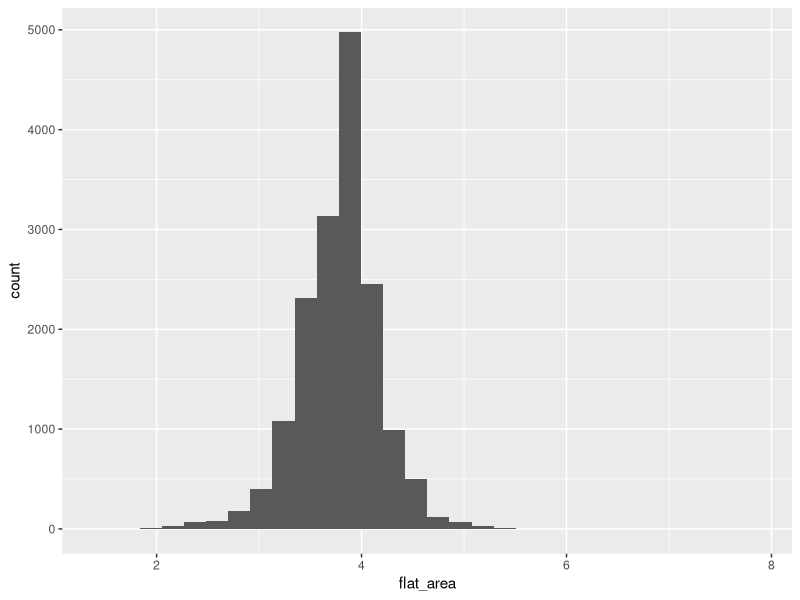
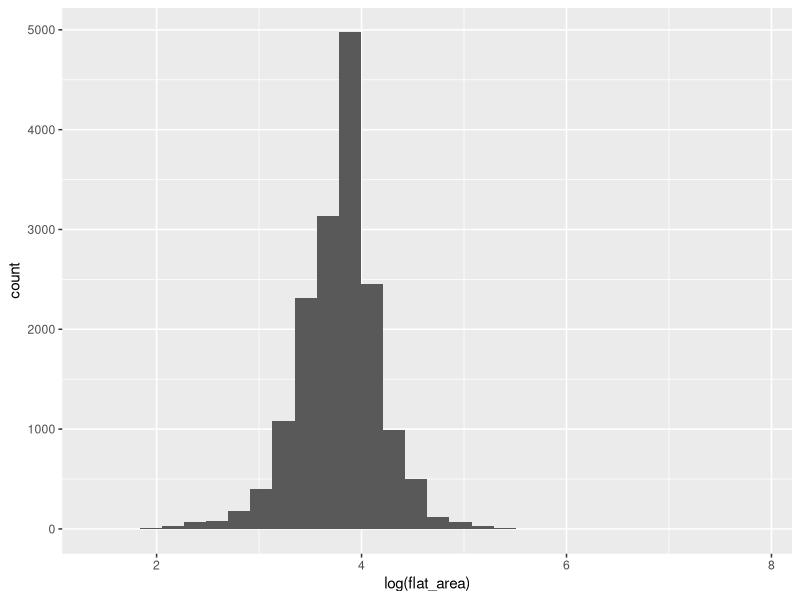
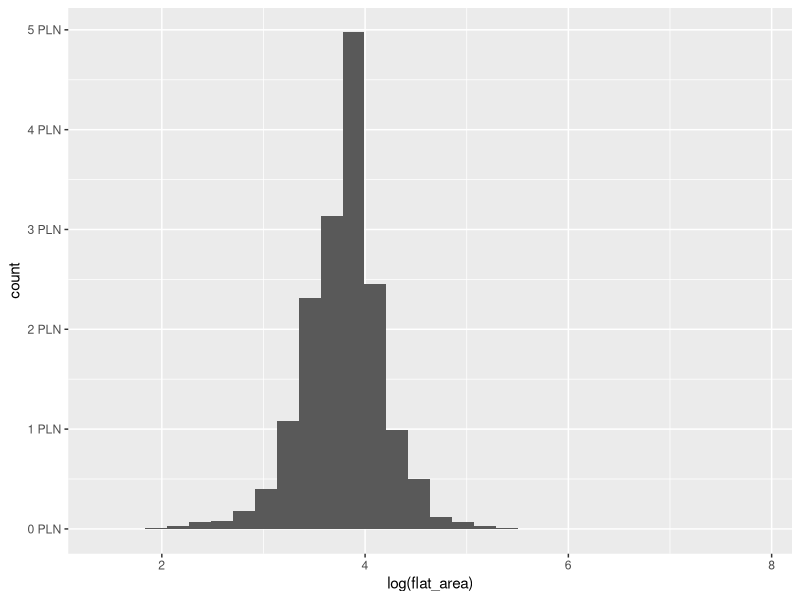
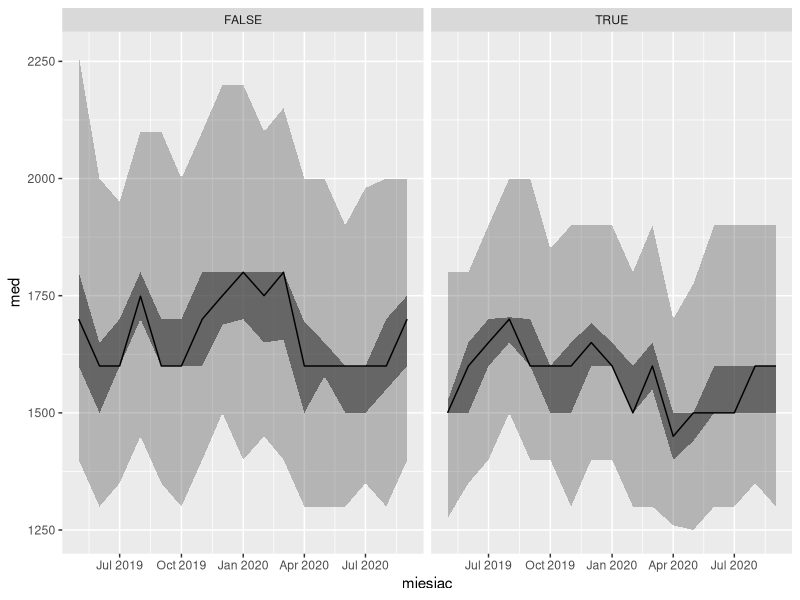
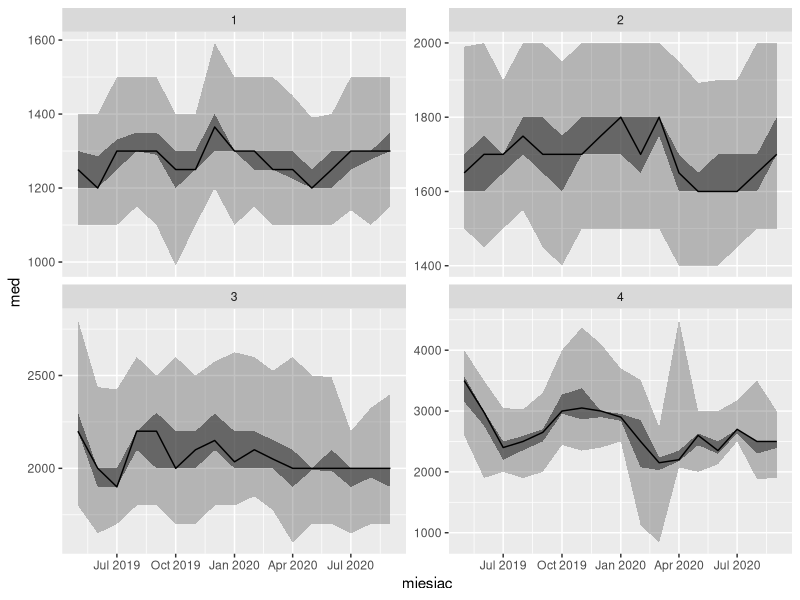

The R script that drew these images, in order:
## ---- chunk 1
library(tidyverse)
library(readxl)
library(lubridate)
library(scales)
library(stringi)
## ---- chunk 2
rent <- read_excel("../data-raw/rent-poznan.xlsx")
head(rent)
## ---- chunk 3
ggplot(data = rent, aes(x = flat_area)) +
  geom_histogram() +
  # scale_x_log10() +
  scale_x_continuous(
    trans = "log",
    # trans = scales::log_trans(), 
    breaks = scales::trans_breaks("log", function(x) exp(x)),
    labels = scales::trans_format("log", function(x) x)
    )
## ---- chunk 4
ggplot(data = rent, aes(x = log(flat_area))) +
  geom_histogram()
## ---- chunk 5
scale_x_ln <- function(...) {
  scale_x_continuous(
    ...,
    trans = scales::log_trans(),
    breaks = scales::trans_breaks("log", function(x) exp(x)),
    labels = scales::trans_format("log", function(x) x))
}

ggplot(data = rent, aes(x = flat_area)) +
  geom_histogram() +
  scale_x_ln(name = "log(flat_area)") +
  # scale_y_continuous(labels = scales::comma_format()) +
  scale_y_continuous(
    labels = scales::number_format(accuracy = 1, 
                                   scale = 1/1000,
                                   suffix = " PLN")
    )

## ---- chunk 6
daty <- c("11 listopada 2021", "2 stycznia 2019")
## ---- chunk 7
stri_datetime_parse(daty, format = "date_long", locale = "pl_PL")
## ---- chunk 8
daty2 <- c("2021/06/15", "2019-06-15", 
           "2019 06 15", "2019.05.15", "20190615")
## ---- chunk 9
ymd(daty2)
## ---- chunk 10
daty3 <- c("2021/15/06", "15-06-2021", "2021-06-20", "15/6/2021")
## ---- chunk 11
daty3_ok <- parse_date_time(x = daty3, 
                            orders = c("ydm", "ymd", "dmy"))
daty3_ok
## ---- chunk 12
year(daty3_ok)
month(daty3_ok)
day(daty3_ok)
wday(daty3_ok, week_start = 1, label = TRUE, abbr = FALSE)

## ---- chunk 13
floor_date(daty3_ok, unit = "month")
ceiling_date(daty3_ok, unit = "month") 
round_date(daty3_ok, unit = "month")
round_date(daty3_ok, unit = "year")
## ---- chunk 14
rent %>%
  group_by(miesiac = floor_date(as.Date(date_modif), unit = "month"),
           student = flat_for_students) %>%
  summarise(med = median(price),
            med_q1 = quantile(price, 0.25),
            med_q45 = quantile(price, 0.45),
            med_q55 = quantile(price, 0.55),
            med_q3 = quantile(price, 0.75)) %>%
  
  ggplot(data = ., aes(x = miesiac, y = med)) + 
    geom_ribbon(aes(ymin = med_q1, ymax = med_q3), alpha = 0.3) + 
    geom_ribbon(aes(ymin = med_q45, ymax = med_q55), alpha = 0.6) + 
    geom_line() + 
    facet_wrap(~ student)
## ---- chunk 15
rent %>%
  group_by(miesiac = floor_date(as.Date(date_modif), unit = "month"),
           pokoje = ifelse(flat_rooms <= 3, flat_rooms, 4)) %>%
  summarise(med = median(price),
            med_q1 = quantile(price, 0.25),
            med_q3 = quantile(price, 0.75),
            med_q45 = quantile(price, 0.45),
            med_q55 = quantile(price, 0.55),
            n = n()) %>%
  ggplot(data = ., aes(x = miesiac, y = med)) +
    geom_ribbon(aes(ymin = med_q45, ymax = med_q55), alpha = 0.6) + 
    geom_ribbon(aes(ymin = med_q1, ymax = med_q3), alpha = 0.3) + 
    geom_line() +
    facet_wrap(~ pokoje, ncol = 2, scales = "free_y")
